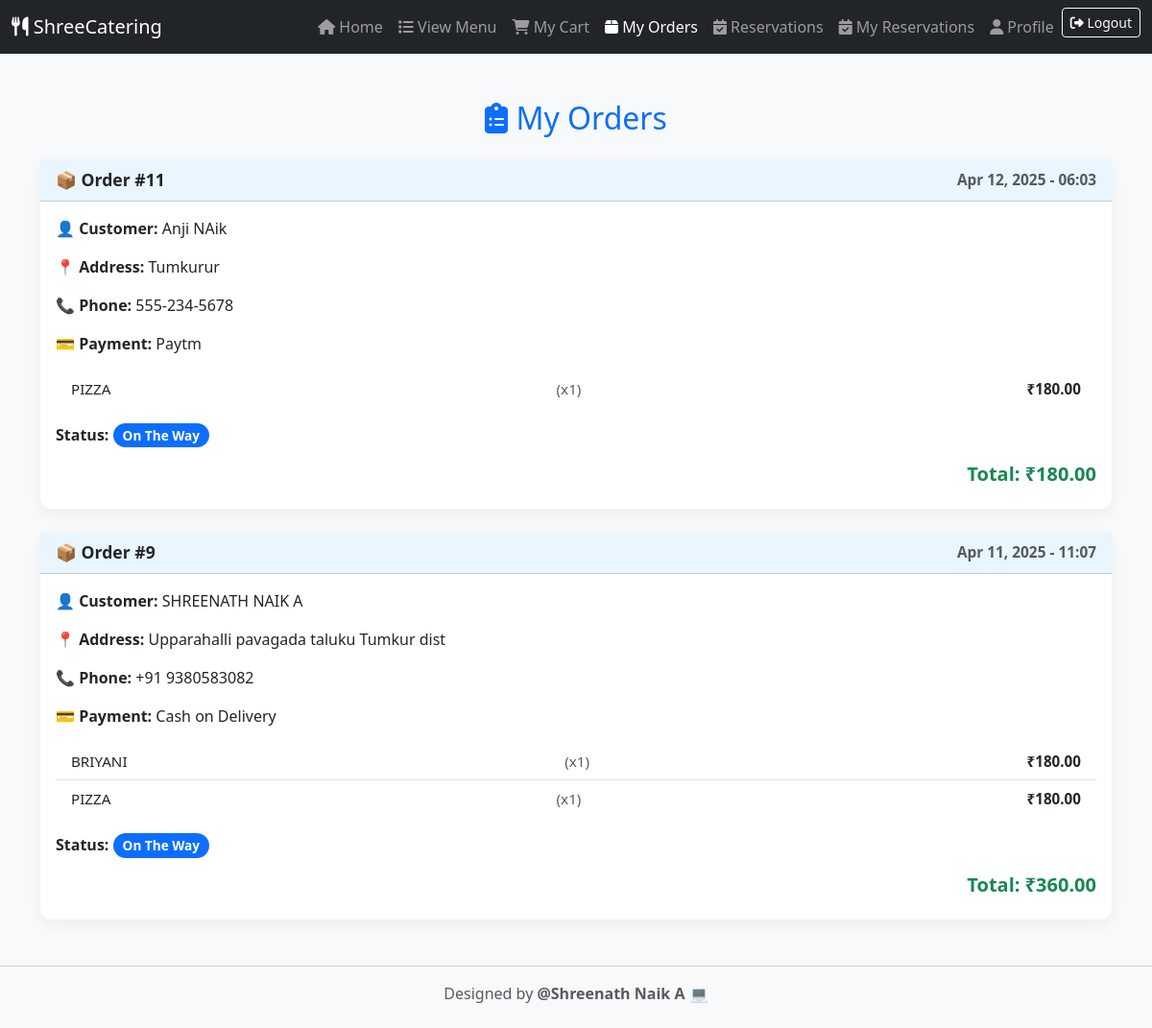
The app's page /customer/orders/ (signed in) with its own data.
### main/models.py (models this page shows, shortened)
class Order(models.Model):
    PAYMENT_CHOICES = [
        ('COD', 'Cash on Delivery'),
        ('PHONEPE', 'PhonePe'),
        ('GPAY', 'Google Pay'),
        ('PAYTM', 'Paytm'),
        ('UPI', 'UPI'),
        ('CARD', 'Credit/Debit Card')
    ]
    STATUS_CHOICES = [
        ('Pending', 'Pending'),
        ('Preparing', 'Preparing'),
        ('On The Way', 'On The Way'),
        ('Delivered', 'Delivered'),
        ('Cancelled', 'Cancelled'),
    ]
    user = models.ForeignKey(User, on_delete=models.CASCADE)
    customer_name = models.CharField(max_length=100, default='')
    phone = models.CharField(max_length=15, default='')
    address = models.TextField()
    payment_method = models.CharField(max_length=10, choices=PAYMENT_CHOICES)
    status = models.CharField(max_length=20, choices=STATUS_CHOICES, default='Pending')
    placed_at = models.DateTimeField(auto_now_add=True)

class OrderItem(models.Model):
    order = models.ForeignKey(Order, on_delete=models.CASCADE, related_name='order_items')
    item = models.ForeignKey(MenuItem, on_delete=models.CASCADE)
    quantity = models.PositiveIntegerField()
    @property
    def subtotal(self):
        return self.item.price * self.quantity

class MenuItem(models.Model):
    name = models.CharField(max_length=100)
    image = models.ImageField(upload_to='menu_images/')
    price = models.DecimalField(max_digits=6, decimal_places=2)
    description = models.TextField()

### main/views.py (the view)
# urls.py: path('customer/orders/', views.my_orders, name='my_orders'),
@login_required
def my_orders(request):
    orders = Order.objects.filter(user=request.user).order_by('-placed_at')
    order_data = []
    for order in orders:
        items = order.order_items.all()
        total = sum(item.item.price * item.quantity for item in items)
        order_data.append({
            'order': order,
            'items': items,
            'total': total
        })
    return render(request, 'customer/my_orders.html', {'order_data': order_data})

### main/templates/customer/my_orders.html (shortened to what this page needs)
<!DOCTYPE html>
{% load static %}
<html lang="en">
<head>
  <link href="https://cdn.jsdelivr.net/npm/bootstrap@5.3.0/dist/css/bootstrap.min.css" rel="stylesheet">
  <link href="https://cdnjs.cloudflare.com/ajax/libs/font-awesome/6.5.0/css/all.min.css" rel="stylesheet">
</head>
<body>
<nav class="navbar navbar-expand-lg navbar-dark bg-dark">
  <div class="container-fluid">
    <a class="navbar-brand" href="{% url 'customer_dashboard' %}"><i class="fas fa-utensils"></i> ShreeCatering</a>
    <div class="collapse navbar-collapse" id="navbarNav">
      <ul class="navbar-nav ms-auto">
        <li class="nav-item"><a class="nav-link" href="{% url 'customer_dashboard' %}"><i class="fas fa-home"></i> Home</a></li>
        <li class="nav-item"><a class="nav-link" href="{% url 'view_menu' %}"><i class="fas fa-list"></i> View Menu</a></li>
        <li class="nav-item">
          <a class="nav-link" href="{% url 'view_cart' %}">
            <i class="fas fa-cart-shopping"></i> My Cart
          </a>
        </li>
        <li class="nav-item"><a class="nav-link active" href="{% url 'my_orders' %}"><i class="fas fa-box"></i> My Orders</a></li>
        <li class="nav-item"><a class="nav-link" href="{% url 'make_reservation' %}"><i class="fas fa-calendar-check"></i> Reservations</a></li>
        <li class="nav-item"><a class="nav-link" href="{% url 'my_reservations' %}"><i class="fas fa-calendar-check"></i> My Reservations</a></li>
        <li class="nav-item"><a class="nav-link" href="{% url 'customer_profile' %}"><i class="fas fa-user"></i> Profile</a></li>
        <li class="nav-item">
          <form method="post" action="{% url 'logout' %}">
            <button type="submit" class="btn btn-outline-light btn-sm"><i class="fas fa-sign-out-alt"></i> Logout</button>
          </form>
        </li>
      </ul>
    </div>
  </div>
</nav>
<div class="container mt-5">
  <h2 class="text-center text-primary mb-4"><i class="fas fa-clipboard-list"></i> My Orders</h2>
  {% if order_data %}
    {% for entry in order_data %}
      {% with order=entry.order %}
        <div class="card order-card mb-4">
          <div class="card-header order-card-header d-flex justify-content-between align-items-center">
            <span>📦 Order #{{ order.id }}</span>
            <small class="text-muted">{{ order.placed_at|date:"M d, Y - H:i" }}</small>
          </div>
          <div class="card-body">
            <p><strong>👤 Customer:</strong> {{ order.customer_name }}</p>
            <p><strong>📍 Address:</strong> {{ order.address }}</p>
            <p><strong>📞 Phone:</strong> {{ order.phone }}</p>
            <p><strong>💳 Payment:</strong> {{ order.payment_method }}</p>
            <ul class="list-group list-group-flush mb-3">
              {% for order_item in entry.items %}
                <li class="list-group-item d-flex justify-content-between">
                  {{ order_item.item.name }} <span class="text-muted">(x{{ order_item.quantity }})</span>
                  <strong>₹{{ order_item.subtotal }}</strong>
                </li>
              {% endfor %}
            </ul>
            <div class="d-flex justify-content-between align-items-center">
              <div>
                <strong>Status:</strong>
                <span class="badge badge-status
                  {% if order.status == 'Pending' %} bg-warning
                  {% elif order.status == 'Preparing' %} bg-info
                  {% elif order.status == 'On The Way' %} bg-primary
                  {% elif order.status == 'Delivered' %} bg-success
                  {% elif order.status == 'Cancelled' %} bg-danger
                  {% endif %}">
                  {{ order.status }}
                </span>
              </div>
            </div>
            <div class="text-end mt-3">
              <h5 class="text-success fw-bold">Total: ₹{{ entry.total|floatformat:2 }}</h5>
            </div>
          </div>
        </div>
      {% endwith %}
    {% endfor %}
  {% else %}
    <p class="text-center text-muted">No orders found.</p>
  {% endif %}
</div>
<footer class="text-center text-muted mt-5 mb-4">
  <hr>
  <p>Designed by <strong>@Shreenath Naik A</strong> 💻</p>
</footer>
</body>
</html>

### main/templates/customer/my_orders.html (style rules this page uses)
body { background-color: #f8f9fa; }
.order-card { border-radius: 12px; box-shadow: 0 5px 15px rgba(0, 0, 0, 0.05); border: none; }
.order-card-header { background: #e9f5ff; font-weight: 600; font-size: 1.1rem; }
.badge-status { font-size: 0.85rem; padding: 6px 10px; border-radius: 50px; }
.list-group-item { font-size: 0.95rem; }

### records on screen
Order: order.id "11", order.placed_at "Apr 12, 2025 - 06:03", order.customer_name "Anji NAik", order.address "Tumkurur", order.phone "555-234-5678", order.payment_method "Paytm", order.status "On The Way", total "180.00"
OrderItem: item.name "PIZZA", quantity "1", subtotal "180.00"
Order: order.id "9", order.placed_at "Apr 11, 2025 - 11:07", order.customer_name "SHREENATH NAIK A", order.address "Upparahalli pavagada taluku Tumkur dist", order.phone "+91 9380583082", order.payment_method "Cash on Delivery", order.status "On The Way", total "360.00"
OrderItem: item.name "BRIYANI", quantity "1", subtotal "180.00"
OrderItem: item.name "PIZZA", quantity "1", subtotal "180.00"
